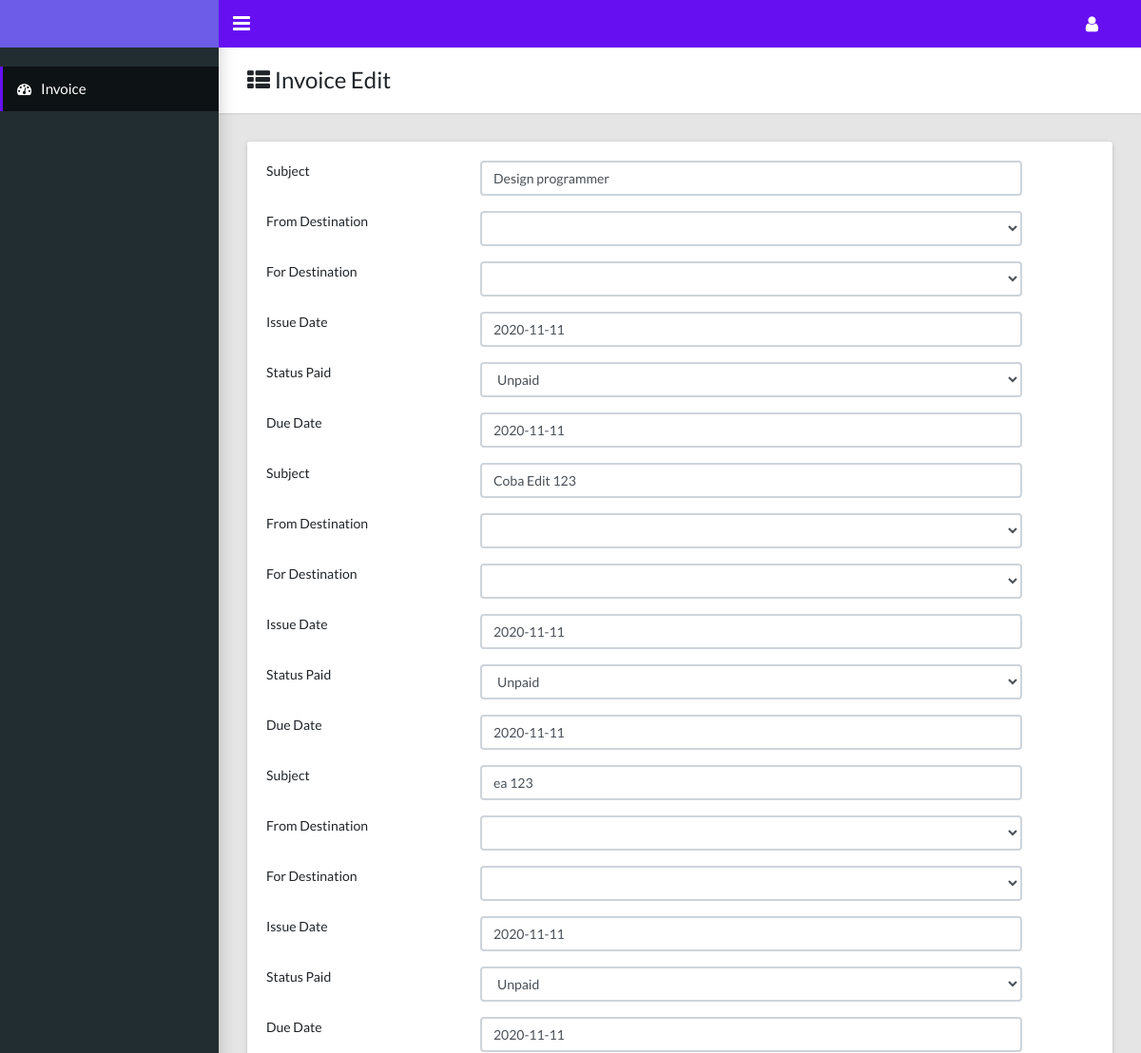
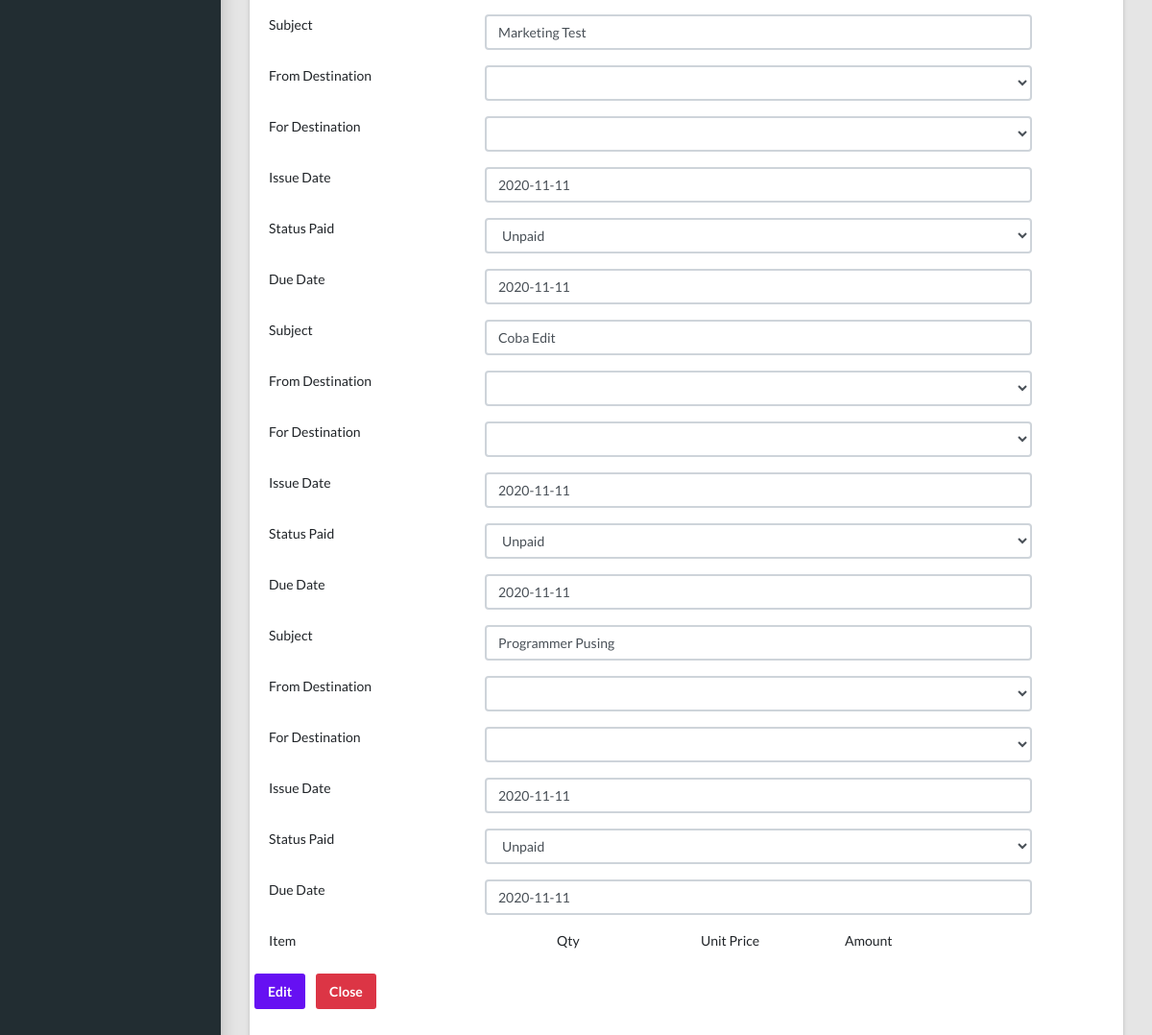
Page /edit.php on the committed database (2 pictures, top to bottom).
### tables this page shows
CREATE TABLE `tblinvoice` (
  `invoiceCd` varchar(4) NOT NULL,
  `issueDt` date NOT NULL,
  `dueDt` date NOT NULL,
  `subject` varchar(100) NOT NULL,
  `fromCd` int(11) NOT NULL,
  `forCd` int(11) NOT NULL,
  `status` varchar(1) NOT NULL,
  `payDt` datetime DEFAULT NULL,
  `createdDt` datetime NOT NULL,
  `updatedDt` datetime NOT NULL
);

CREATE TABLE `tbldestination` (
  `destinationCd` int(11) NOT NULL,
  `name` varchar(50) NOT NULL,
  `street` varchar(100) NOT NULL,
  `city` varchar(50) NOT NULL,
  `country` varchar(50) NOT NULL,
  `createdDt` datetime NOT NULL,
  `updatedDt` datetime NOT NULL
);

### connect.php (called while the page is built, shortened)
<?php
class Config
	{
		protected $host		= 'localhost';
		protected $dbname 	= 'esb_test';
		protected $user	 	= 'root';
		protected $password	= 'flamingo';
		public function connectionKey()
		{
			$mysqli = mysqli_connect($this->host,$this->user,$this->password);
			$mysqli->select_db($this->dbname);
			return $mysqli;
		}
		public function selInvoice($id = false)
		{
			$callConn = $this->connectionKey();
			if ($id == false) {
				$query = $callConn->query("SELECT a.*,b.name as fromNm,c.name as forNm
									FROM tblinvoice a
									JOIN tbldestination b ON a.fromCd = b.destinationCd
									JOIN tbldestination c ON a.forCd = c.destinationCd
									ORDER BY dueDt DESC");
			}
			return $query;
		}
	}
?>

### edit.php (the view, shortened to what this page needs)
<?php
  require_once "connect.php";
  $config = new Config();
?>
<!DOCTYPE html>
<html lang="en">
  <head>
    <link rel="stylesheet" type="text/css" href="assets/css/main.css">
    <link rel="stylesheet" type="text/css" href="https://maxcdn.bootstrapcdn.com/font-awesome/4.7.0/css/font-awesome.min.css">
  </head>
  <body class="app sidebar-mini">
    <header class="app-header"><a class="app-header__logo" href="index.html"></a>
      <a class="app-sidebar__toggle" href="#" data-toggle="sidebar" aria-label="Hide Sidebar"></a>
      <ul class="app-nav">
        <li class="dropdown"><a class="app-nav__item" href="#" data-toggle="dropdown" aria-label="Open Profile Menu"><i class="fa fa-user fa-lg"></i></a>
        </li>
      </ul>
    </header>
    <aside class="app-sidebar">
      <ul class="app-menu">
        <li>
          <a class="app-menu__item active" href="index.php"><i class="app-menu__icon fa fa-dashboard"></i><span class="app-menu__label">Invoice</span></a>
        </li>
      </ul>
    </aside>
    <main class="app-content">
      <div class="app-title">
        <div>
          <h1><i class="fa fa-th-list"></i> Invoice Edit</h1>
        </div>
      </div>
      <div class="row">
        <div class="col-md-12">
        <div class="tile">
          <div class="tile-body">
            <form class="form-horizontal" action="invoice.php?action=edit&id=<?= $_GET['id']; ?>" method="POST">
              <?php
                foreach ($config->selInvoice($_GET['id']) as $row) {
              ?>
              <div class="form-group row">
                <label class="control-label col-md-3">Subject</label>
                <div class="col-md-8">
                  <input class="form-control" type="text" name="subject" id="subject" placeholder="Enter your subject name" maxlength="50" value="<?= $row['subject']; ?>">
                </div>
              </div>
              <div class="form-group row">
                <label class="control-label col-md-3">From Destination</label>
                <div class="col-md-8">
                  <select class="form-control" id="from_dest" name="from_dest" value="<?= $row['fromNm']; ?>">
                  </select>
                </div>
              </div>
              <div class="form-group row">
                <label class="control-label col-md-3">For Destination</label>
                <div class="col-md-8">
                  <select class="form-control" id="for_dest" name="for_dest">
                  </select>
                </div>
              </div>
              <div class="form-group row">
                <label class="control-label col-md-3">Issue Date</label>
                <div class="col-md-8">
                  <input class="form-control" id="issue_dt" name="issue_dt" type="text" placeholder="Pilih issue date" value="<?= $row['issueDt']; ?>">
                </div>
              </div>
              <div class="form-group row">
                <label class="control-label col-md-3">Status Paid</label>
                <div class="col-md-8">
                  <select class="form-control" id="paid" name="status" value="<?= $row['status']; ?>">
                    <option value="N">Unpaid</option>
                  </select>
                </div>
              </div>
              <div class="form-group row">
                <label class="control-label col-md-3">Due Date</label>
                <div class="col-md-8">
                  <input class="form-control" id="due_dt" name="due_dt" type="text" placeholder="Pilih due date" value="<?= $row['dueDt']; ?>">
                </div>
              </div>
              <?php
                }
              ?>
              <div class="form-group row">
                <label class="control-label col-md-4">Item</label>
                <label class="control-label col-md-2">Qty</label>
                <label class="control-label col-md-2">Unit Price</label>
                <label class="control-label col-md-2">Amount</label>
              </div>
            </div>
            <div class="form-group row">
              <input type="submit" class="btn btn-primary" value="Edit"> &nbsp;&nbsp;&nbsp;&nbsp;
              <a href="index.php" class="btn btn-danger">Close</a>
            </div>
          </div>
        </div>
      </div>
</main>
  </body>
</html>

### rows in the picture
tblinvoice: subject "Design programmer", issue_dt "2020-11-11", status "Unpaid", due_dt "2020-11-11"
tblinvoice: subject "Coba Edit 123", issue_dt "2020-11-11", status "Unpaid", due_dt "2020-11-11"
tblinvoice: subject "ea 123", issue_dt "2020-11-11", status "Unpaid", due_dt "2020-11-11"
tblinvoice: subject "Marketing Test", issue_dt "2020-11-11", status "Unpaid", due_dt "2020-11-11"
tblinvoice: subject "Coba Edit", issue_dt "2020-11-11", status "Unpaid", due_dt "2020-11-11"
tblinvoice: subject "Programmer Pusing", issue_dt "2020-11-11", status "Unpaid", due_dt "2020-11-11"
